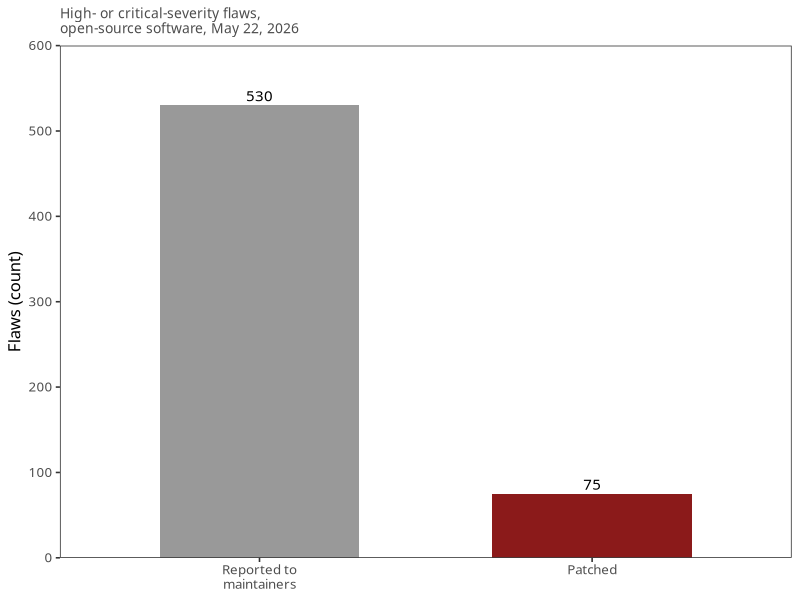
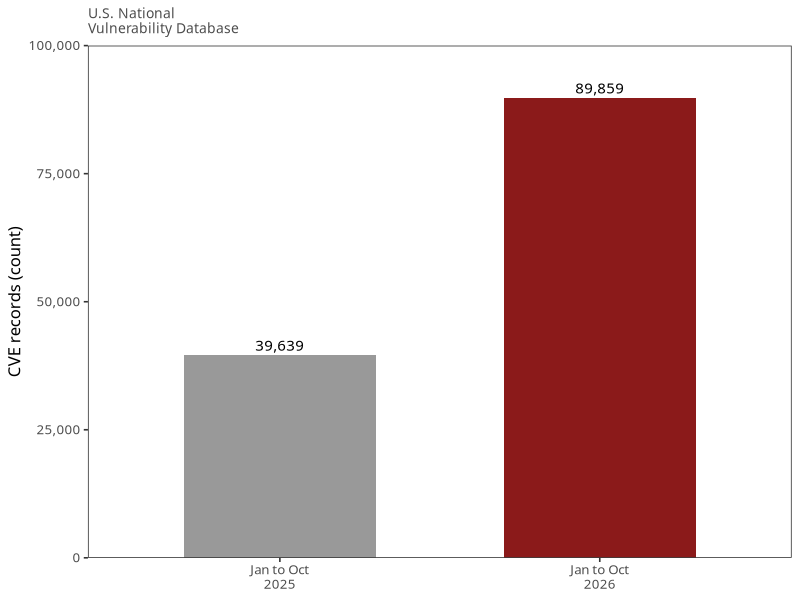

The R source for these figures, in order:
# Figures for the deck "Cybersecurity in 2026".
# Run from the folder cybersecurity_briefing/:  Rscript code/briefing_figures.R
# Each number below is typed from the source named beside it. No data file exists.
library(ggplot2)

brown_red <- "#8B1A1A"
context_gray <- "grey60"

theme_deck <- theme_bw(base_size = 12, base_family = "Libertinus Sans") +
  theme(panel.grid = element_blank(),
        legend.position = "none",
        axis.title.x = element_blank(),
        plot.subtitle = element_text(size = 10, colour = "grey30"))

# Figure 1. Serious flaws that Anthropic reported to open-source projects,
# and the number patched, as of May 22, 2026.
# Source: Anthropic, "Project Glasswing: an initial update", May 22, 2026:
# "75 of the 530 high- or critical-severity bugs we've reported have now been patched".
reported <- 530
patched <- 75
fig1 <- data.frame(
  status = factor(c("Reported", "Patched"), levels = c("Reported", "Patched"),
                  labels = c("Reported to\nmaintainers", "Patched")),
  count = c(reported, patched))
p1 <- ggplot(fig1, aes(status, count, fill = status)) +
  geom_col(width = 0.6) +
  geom_text(aes(label = count), vjust = -0.4, size = 3.8, family = "Libertinus Sans") +
  scale_fill_manual(values = setNames(c(context_gray, brown_red), levels(fig1$status))) +
  scale_y_continuous(limits = c(0, 600), expand = c(0, 0)) +
  labs(y = "Flaws (count)",
       subtitle = "High- or critical-severity flaws,\nopen-source software, May 22, 2026") +
  theme_deck
ggsave("figures/found_vs_patched.pdf", p1, width = 2.6, height = 2.8, device = cairo_pdf)

# Figure 2. Publicly cataloged software flaws (CVE records), January to October.
# Source: U.S. National Vulnerability Database counts, as tabulated by J. Gamblin in
# github.com/jgamblin/monthlyCVEStats, file outputs/2026/ytd_summary.json
# (generated November 1, 2026): previous_ytd_total 39639, current_ytd_total 89859.
cve_2025_jan_oct <- 39639
cve_2026_jan_oct <- 89859
fig2 <- data.frame(
  period = factor(c("2025", "2026"), levels = c("2025", "2026"),
                  labels = c("Jan to Oct\n2025", "Jan to Oct\n2026")),
  count = c(cve_2025_jan_oct, cve_2026_jan_oct))
p2 <- ggplot(fig2, aes(period, count, fill = period)) +
  geom_col(width = 0.6) +
  geom_text(aes(label = format(count, big.mark = ",")), vjust = -0.4, size = 3.8,
            family = "Libertinus Sans") +
  scale_fill_manual(values = setNames(c(context_gray, brown_red), levels(fig2$period))) +
  scale_y_continuous(limits = c(0, 100000), expand = c(0, 0),
                     labels = function(x) format(x, big.mark = ",", scientific = FALSE)) +
  labs(y = "CVE records (count)",
       subtitle = "U.S. National\nVulnerability Database") +
  theme_deck
ggsave("figures/cve_counts.pdf", p2, width = 2.6, height = 2.8, device = cairo_pdf)

cat("Patched share, Figure 1:", round(100 * patched / reported), "%\n")
cat("Ratio, Figure 2:", round(cve_2026_jan_oct / cve_2025_jan_oct, 2), "\n")
